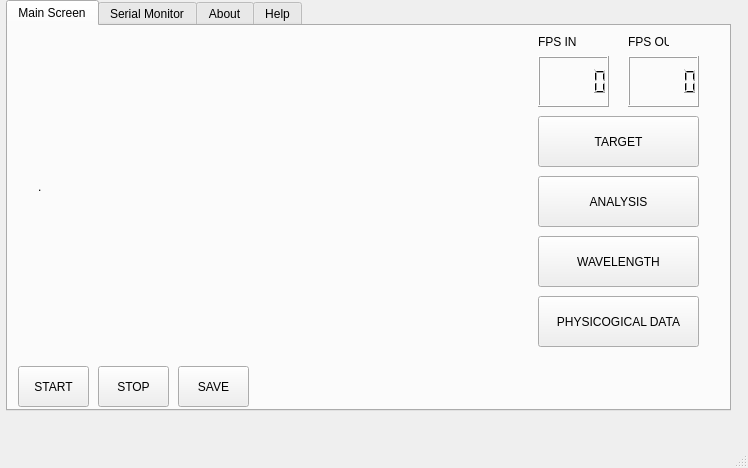
<?xml version="1.0" encoding="UTF-8"?>
<ui version="4.0">
 <class>qt</class>
 <widget class="QMainWindow" name="qt">
  <property name="geometry">
   <rect>
    <x>0</x>
    <y>0</y>
    <width>748</width>
    <height>468</height>
   </rect>
  </property>
  <property name="cursor">
   <cursorShape>ArrowCursor</cursorShape>
  </property>
  <property name="windowTitle">
   <string>Camera Display/Serial Communication GUI v1.2</string>
  </property>
  <property name="windowOpacity">
   <double>0.990000000000000</double>
  </property>
  <property name="statusTip">
   <string>Devesh Khosla 2022</string>
  </property>
  <property name="whatsThis">
   <string>Camera Display/Serial Communication Program Devesh Khosla 2022</string>
  </property>
  <widget class="QWidget" name="centralwidget">
   <widget class="QWidget" name="gridLayoutWidget">
    <property name="geometry">
     <rect>
      <x>0</x>
      <y>0</y>
      <width>731</width>
      <height>411</height>
     </rect>
    </property>
    <layout class="QGridLayout" name="_2">
     <property name="sizeConstraint">
      <enum>QLayout::SetMinimumSize</enum>
     </property>
     <property name="leftMargin">
      <number>6</number>
     </property>
     <item row="0" column="1">
      <widget class="QTabWidget" name="tabWidget">
       <property name="enabled">
        <bool>true</bool>
       </property>
       <property name="maximumSize">
        <size>
         <width>1677799</width>
         <height>16777215</height>
        </size>
       </property>
       <property name="currentIndex">
        <number>0</number>
       </property>
       <widget class="QWidget" name="MainScreen">
        <attribute name="title">
         <string>Main Screen</string>
        </attribute>
        <widget class="QPushButton" name="pushButton_23">
         <property name="geometry">
          <rect>
           <x>10</x>
           <y>340</y>
           <width>71</width>
           <height>41</height>
          </rect>
         </property>
         <property name="text">
          <string>START</string>
         </property>
        </widget>
        <widget class="QPushButton" name="pushButton_24">
         <property name="geometry">
          <rect>
           <x>90</x>
           <y>340</y>
           <width>71</width>
           <height>41</height>
          </rect>
         </property>
         <property name="text">
          <string>STOP</string>
         </property>
        </widget>
        <widget class="QPushButton" name="pushButton_25">
         <property name="geometry">
          <rect>
           <x>170</x>
           <y>340</y>
           <width>71</width>
           <height>41</height>
          </rect>
         </property>
         <property name="text">
          <string>SAVE</string>
         </property>
        </widget>
        <widget class="QPushButton" name="pushButton_26">
         <property name="geometry">
          <rect>
           <x>530</x>
           <y>150</y>
           <width>161</width>
           <height>51</height>
          </rect>
         </property>
         <property name="text">
          <string>ANALYSIS</string>
         </property>
        </widget>
        <widget class="QPushButton" name="pushButton_27">
         <property name="geometry">
          <rect>
           <x>530</x>
           <y>90</y>
           <width>161</width>
           <height>51</height>
          </rect>
         </property>
         <property name="text">
          <string>TARGET</string>
         </property>
        </widget>
        <widget class="QPushButton" name="pushButton_28">
         <property name="geometry">
          <rect>
           <x>530</x>
           <y>210</y>
           <width>161</width>
           <height>51</height>
          </rect>
         </property>
         <property name="text">
          <string>WAVELENGTH</string>
         </property>
        </widget>
        <widget class="QPushButton" name="pushButton_29">
         <property name="geometry">
          <rect>
           <x>530</x>
           <y>270</y>
           <width>161</width>
           <height>51</height>
          </rect>
         </property>
         <property name="text">
          <string>PHYSICOGICAL DATA</string>
         </property>
        </widget>
        <widget class="QLCDNumber" name="lcdNumber_3">
         <property name="geometry">
          <rect>
           <x>530</x>
           <y>30</y>
           <width>71</width>
           <height>51</height>
          </rect>
         </property>
        </widget>
        <widget class="QLCDNumber" name="lcdNumber_4">
         <property name="geometry">
          <rect>
           <x>620</x>
           <y>30</y>
           <width>71</width>
           <height>51</height>
          </rect>
         </property>
        </widget>
        <widget class="QLabel" name="label_33">
         <property name="geometry">
          <rect>
           <x>530</x>
           <y>0</y>
           <width>41</width>
           <height>31</height>
          </rect>
         </property>
         <property name="text">
          <string>FPS IN</string>
         </property>
        </widget>
        <widget class="QLabel" name="label_48">
         <property name="geometry">
          <rect>
           <x>620</x>
           <y>0</y>
           <width>41</width>
           <height>31</height>
          </rect>
         </property>
         <property name="text">
          <string>FPS OUT</string>
         </property>
        </widget>
        <widget class="QLabel" name="label_49">
         <property name="geometry">
          <rect>
           <x>30</x>
           <y>20</y>
           <width>421</width>
           <height>281</height>
          </rect>
         </property>
         <property name="text">
          <string>.</string>
         </property>
        </widget>
       </widget>
       <widget class="QWidget" name="SerialMonitor">
        <attribute name="title">
         <string>Serial Monitor</string>
        </attribute>
        <widget class="QTextEdit" name="textEdit_3">
         <property name="geometry">
          <rect>
           <x>0</x>
           <y>0</y>
           <width>501</width>
           <height>221</height>
          </rect>
         </property>
        </widget>
        <widget class="QTextEdit" name="textEdit_2">
         <property name="geometry">
          <rect>
           <x>0</x>
           <y>280</y>
           <width>301</width>
           <height>81</height>
          </rect>
         </property>
        </widget>
        <widget class="QPushButton" name="pushButton_3">
         <property name="geometry">
          <rect>
           <x>310</x>
           <y>300</y>
           <width>121</width>
           <height>41</height>
          </rect>
         </property>
         <property name="text">
          <string>SEND</string>
         </property>
        </widget>
        <widget class="QLabel" name="label_3">
         <property name="geometry">
          <rect>
           <x>140</x>
           <y>220</y>
           <width>251</width>
           <height>16</height>
          </rect>
         </property>
         <property name="text">
          <string>Gathering / Sending Data (Rx/Tx)</string>
         </property>
        </widget>
        <widget class="QLabel" name="label_9">
         <property name="geometry">
          <rect>
           <x>0</x>
           <y>250</y>
           <width>71</width>
           <height>31</height>
          </rect>
         </property>
         <property name="text">
          <string>Send DATA:</string>
         </property>
        </widget>
        <widget class="QWidget" name="formLayoutWidget">
         <property name="geometry">
          <rect>
           <x>530</x>
           <y>0</y>
           <width>191</width>
           <height>121</height>
          </rect>
         </property>
         <layout class="QFormLayout" name="formLayout">
          <item row="0" column="0">
           <widget class="QLabel" name="label_2">
            <property name="text">
             <string>PORT Name:</string>
            </property>
           </widget>
          </item>
          <item row="0" column="1">
           <widget class="QLabel" name="label_11">
            <property name="text">
             <string>-</string>
            </property>
           </widget>
          </item>
          <item row="1" column="0">
           <widget class="QLabel" name="label_6">
            <property name="text">
             <string>Baud Rate:</string>
            </property>
           </widget>
          </item>
          <item row="1" column="1">
           <widget class="QComboBox" name="comboBox_1">
            <item>
             <property name="text">
              <string>Select...</string>
             </property>
            </item>
            <item>
             <property name="text">
              <string>1200</string>
             </property>
            </item>
            <item>
             <property name="text">
              <string>2400</string>
             </property>
            </item>
            <item>
             <property name="text">
              <string>4800</string>
             </property>
            </item>
            <item>
             <property name="text">
              <string>9600</string>
             </property>
            </item>
            <item>
             <property name="text">
              <string>19200</string>
             </property>
            </item>
            <item>
             <property name="text">
              <string>38400</string>
             </property>
            </item>
            <item>
             <property name="text">
              <string>57600</string>
             </property>
            </item>
            <item>
             <property name="text">
              <string>115200</string>
             </property>
            </item>
           </widget>
          </item>
          <item row="2" column="0">
           <widget class="QLabel" name="label_7">
            <property name="text">
             <string>Length (B):</string>
            </property>
           </widget>
          </item>
          <item row="2" column="1">
           <widget class="QComboBox" name="comboBox_2">
            <item>
             <property name="text">
              <string>Select...</string>
             </property>
            </item>
            <item>
             <property name="text">
              <string>2</string>
             </property>
            </item>
            <item>
             <property name="text">
              <string>4</string>
             </property>
            </item>
            <item>
             <property name="text">
              <string>8</string>
             </property>
            </item>
            <item>
             <property name="text">
              <string>16</string>
             </property>
            </item>
            <item>
             <property name="text">
              <string>32</string>
             </property>
            </item>
            <item>
             <property name="text">
              <string>64</string>
             </property>
            </item>
           </widget>
          </item>
          <item row="3" column="0">
           <widget class="QLabel" name="label_12">
            <property name="text">
             <string>Timelimit</string>
            </property>
           </widget>
          </item>
          <item row="3" column="1">
           <widget class="QComboBox" name="comboBox">
            <item>
             <property name="text">
              <string>Select...</string>
             </property>
            </item>
            <item>
             <property name="text">
              <string>0</string>
             </property>
            </item>
            <item>
             <property name="text">
              <string>2</string>
             </property>
            </item>
            <item>
             <property name="text">
              <string>4</string>
             </property>
            </item>
            <item>
             <property name="text">
              <string>6</string>
             </property>
            </item>
            <item>
             <property name="text">
              <string>8</string>
             </property>
            </item>
            <item>
             <property name="text">
              <string>10</string>
             </property>
            </item>
            <item>
             <property name="text">
              <string>15</string>
             </property>
            </item>
            <item>
             <property name="text">
              <string>20</string>
             </property>
            </item>
           </widget>
          </item>
          <item row="4" column="1">
           <widget class="QPushButton" name="pushButton_4">
            <property name="text">
             <string>Save</string>
            </property>
           </widget>
          </item>
         </layout>
        </widget>
        <widget class="QWidget" name="formLayoutWidget_2">
         <property name="geometry">
          <rect>
           <x>520</x>
           <y>340</y>
           <width>171</width>
           <height>21</height>
          </rect>
         </property>
         <layout class="QFormLayout" name="formLayout_2">
          <item row="0" column="1">
           <widget class="QLabel" name="label_5">
            <property name="styleSheet">
             <string notr="true"/>
            </property>
            <property name="text">
             <string>Not Connected</string>
            </property>
           </widget>
          </item>
          <item row="0" column="0">
           <widget class="QLabel" name="label_4">
            <property name="text">
             <string>Port Status</string>
            </property>
           </widget>
          </item>
         </layout>
        </widget>
        <widget class="QWidget" name="verticalLayoutWidget">
         <property name="geometry">
          <rect>
           <x>520</x>
           <y>130</y>
           <width>197</width>
           <height>203</height>
          </rect>
         </property>
         <layout class="QVBoxLayout" name="verticalLayout">
          <item>
           <widget class="QLabel" name="label_10">
            <property name="text">
             <string>Connection Options:</string>
            </property>
           </widget>
          </item>
          <item>
           <layout class="QHBoxLayout" name="horizontalLayout_2">
            <item>
             <widget class="QPushButton" name="pushButton_2">
              <property name="text">
               <string>STOP</string>
              </property>
             </widget>
            </item>
            <item>
             <widget class="QPushButton" name="pushButton">
              <property name="text">
               <string>START</string>
              </property>
             </widget>
            </item>
           </layout>
          </item>
          <item>
           <widget class="QLabel" name="label_8">
            <property name="text">
             <string>Connection Percentage Status:</string>
            </property>
           </widget>
          </item>
          <item>
           <widget class="QProgressBar" name="progressBar">
            <property name="value">
             <number>24</number>
            </property>
           </widget>
          </item>
          <item>
           <widget class="QTextEdit" name="textEdit"/>
          </item>
         </layout>
        </widget>
       </widget>
       <widget class="QWidget" name="About">
        <attribute name="title">
         <string>About</string>
        </attribute>
        <widget class="QTextBrowser" name="textBrowser">
         <property name="geometry">
          <rect>
           <x>10</x>
           <y>10</y>
           <width>661</width>
           <height>301</height>
          </rect>
         </property>
         <property name="html">
          <string>&lt;!DOCTYPE HTML PUBLIC &quot;-//W3C//DTD HTML 4.0//EN&quot; &quot;http://www.w3.org/TR/REC-html40/strict.dtd&quot;&gt;
&lt;html&gt;&lt;head&gt;&lt;meta name=&quot;qrichtext&quot; content=&quot;1&quot; /&gt;&lt;style type=&quot;text/css&quot;&gt;
p, li { white-space: pre-wrap; }
&lt;/style&gt;&lt;/head&gt;&lt;body style=&quot; font-family:'MS Shell Dlg 2'; font-size:8.25pt; font-weight:400; font-style:normal;&quot;&gt;
&lt;p style=&quot; margin-top:0px; margin-bottom:16px; margin-left:0px; margin-right:0px; -qt-block-indent:0; text-indent:0px; background-color:#ffffff;&quot;&gt;&lt;span style=&quot; font-family:'-apple-system,BlinkMacSystemFont,Segoe UI,Helvetica,Arial,sans-serif,Apple Color Emoji,Segoe UI Emoji'; font-size:8pt; color:#24292f; background-color:#ffffff;&quot;&gt;Run&lt;/span&gt;&lt;span style=&quot; font-family:'-apple-system,BlinkMacSystemFont,Segoe UI,Helvetica,Arial,sans-serif,Apple Color Emoji,Segoe UI Emoji'; font-size:8pt; color:#24292f;&quot;&gt; &lt;/span&gt;&lt;span style=&quot; font-family:'ui-monospace,SFMono-Regular,SF Mono,Menlo,Consolas,Liberation Mono,monospace'; font-size:8pt; color:#24292f;&quot;&gt;capture_display.py&lt;/span&gt;&lt;span style=&quot; font-family:'-apple-system,BlinkMacSystemFont,Segoe UI,Helvetica,Arial,sans-serif,Apple Color Emoji,Segoe UI Emoji'; font-size:8pt; color:#24292f;&quot;&gt; from &lt;/span&gt;&lt;span style=&quot; font-family:'ui-monospace,SFMono-Regular,SF Mono,Menlo,Consolas,Liberation Mono,monospace'; font-size:8pt; color:#24292f;&quot;&gt;.\examples&lt;/span&gt;&lt;span style=&quot; font-family:'-apple-system,BlinkMacSystemFont,Segoe UI,Helvetica,Arial,sans-serif,Apple Color Emoji,Segoe UI Emoji'; font-size:8pt; color:#24292f;&quot;&gt; You need to set the proper config file in the program. You should not need to edit python files in capture or streamer folder.&lt;/span&gt;&lt;/p&gt;
&lt;p style=&quot; margin-top:24px; margin-bottom:16px; margin-left:0px; margin-right:0px; -qt-block-indent:0; text-indent:0px; line-height:125%; background-color:#ffffff;&quot;&gt;&lt;a name=&quot;user-content-example-programs&quot;&gt;&lt;/a&gt;&lt;span style=&quot; font-family:'-apple-system,BlinkMacSystemFont,Segoe UI,Helvetica,Arial,sans-serif,Apple Color Emoji,Segoe UI Emoji'; font-size:8pt; font-weight:600; color:#24292f;&quot;&gt;E&lt;/span&gt;&lt;span style=&quot; font-family:'-apple-system,BlinkMacSystemFont,Segoe UI,Helvetica,Arial,sans-serif,Apple Color Emoji,Segoe UI Emoji'; font-size:8pt; font-weight:600; color:#24292f;&quot;&gt;xample Programs&lt;/span&gt;&lt;/p&gt;
&lt;p style=&quot; margin-top:0px; margin-bottom:16px; margin-left:0px; margin-right:0px; -qt-block-indent:0; text-indent:0px; background-color:#ffffff;&quot;&gt;&lt;span style=&quot; font-family:'-apple-system,BlinkMacSystemFont,Segoe UI,Helvetica,Arial,sans-serif,Apple Color Emoji,Segoe UI Emoji'; font-size:8pt; font-weight:600; color:#24292f;&quot;&gt;Display&lt;/span&gt;&lt;span style=&quot; font-family:'-apple-system,BlinkMacSystemFont,Segoe UI,Helvetica,Arial,sans-serif,Apple Color Emoji,Segoe UI Emoji'; font-size:8pt; color:#24292f;&quot;&gt;:&lt;br /&gt;In general display should occur in main program. OpenCV requires waitkey to be executed in order to update the display and limits update rate to about 50-90 fps.&lt;/span&gt;&lt;/p&gt;
&lt;p style=&quot; margin-top:0px; margin-bottom:16px; margin-left:0px; margin-right:0px; -qt-block-indent:0; text-indent:0px; background-color:#ffffff;&quot;&gt;&lt;span style=&quot; font-family:'-apple-system,BlinkMacSystemFont,Segoe UI,Helvetica,Arial,sans-serif,Apple Color Emoji,Segoe UI Emoji'; font-size:8pt; font-weight:600; color:#24292f;&quot;&gt;Queue&lt;/span&gt;&lt;span style=&quot; font-family:'-apple-system,BlinkMacSystemFont,Segoe UI,Helvetica,Arial,sans-serif,Apple Color Emoji,Segoe UI Emoji'; font-size:8pt; color:#24292f;&quot;&gt;: Data transfer between the main program and capture and storage threads.&lt;/span&gt;&lt;/p&gt;&lt;/body&gt;&lt;/html&gt;</string>
         </property>
        </widget>
       </widget>
       <widget class="QWidget" name="Help">
        <attribute name="title">
         <string>Help</string>
        </attribute>
        <widget class="QTextBrowser" name="textBrowser_2">
         <property name="geometry">
          <rect>
           <x>10</x>
           <y>10</y>
           <width>701</width>
           <height>371</height>
          </rect>
         </property>
         <property name="html">
          <string>&lt;!DOCTYPE HTML PUBLIC &quot;-//W3C//DTD HTML 4.0//EN&quot; &quot;http://www.w3.org/TR/REC-html40/strict.dtd&quot;&gt;
&lt;html&gt;&lt;head&gt;&lt;meta name=&quot;qrichtext&quot; content=&quot;1&quot; /&gt;&lt;style type=&quot;text/css&quot;&gt;
p, li { white-space: pre-wrap; }
&lt;/style&gt;&lt;/head&gt;&lt;body style=&quot; font-family:'MS Shell Dlg 2'; font-size:8.25pt; font-weight:400; font-style:normal;&quot;&gt;
&lt;p style=&quot; margin-top:0px; margin-bottom:0px; margin-left:0px; margin-right:0px; -qt-block-indent:0; text-indent:0px;&quot;&gt;&lt;span style=&quot; font-size:18pt; font-weight:600;&quot;&gt;Contact &lt;/span&gt;&lt;/p&gt;
&lt;p style=&quot; margin-top:0px; margin-bottom:0px; margin-left:0px; margin-right:0px; -qt-block-indent:0; text-indent:0px;&quot;&gt;&lt;span style=&quot; font-size:18pt; font-weight:600;&quot;&gt;Devesh Khosla&lt;/span&gt;&lt;/p&gt;
&lt;p style=&quot; margin-top:0px; margin-bottom:0px; margin-left:0px; margin-right:0px; -qt-block-indent:0; text-indent:0px;&quot;&gt;&lt;span style=&quot; font-size:18pt; font-weight:600;&quot;&gt;University of Arizona&lt;/span&gt;&lt;/p&gt;&lt;/body&gt;&lt;/html&gt;</string>
         </property>
        </widget>
       </widget>
      </widget>
     </item>
    </layout>
   </widget>
  </widget>
  <widget class="QMenuBar" name="menubar">
   <property name="geometry">
    <rect>
     <x>0</x>
     <y>0</y>
     <width>748</width>
     <height>21</height>
    </rect>
   </property>
  </widget>
  <widget class="QStatusBar" name="statusbar"/>
  <action name="actionAna_Ekran">
   <property name="text">
    <string>Ana Ekran</string>
   </property>
  </action>
  <action name="actionHelp">
   <property name="text">
    <string>Help</string>
   </property>
  </action>
  <action name="actionAbout">
   <property name="text">
    <string>About</string>
   </property>
  </action>
  <action name="actionInformation">
   <property name="text">
    <string>Information</string>
   </property>
  </action>
 </widget>
 <resources/>
 <connections/>
</ui>
